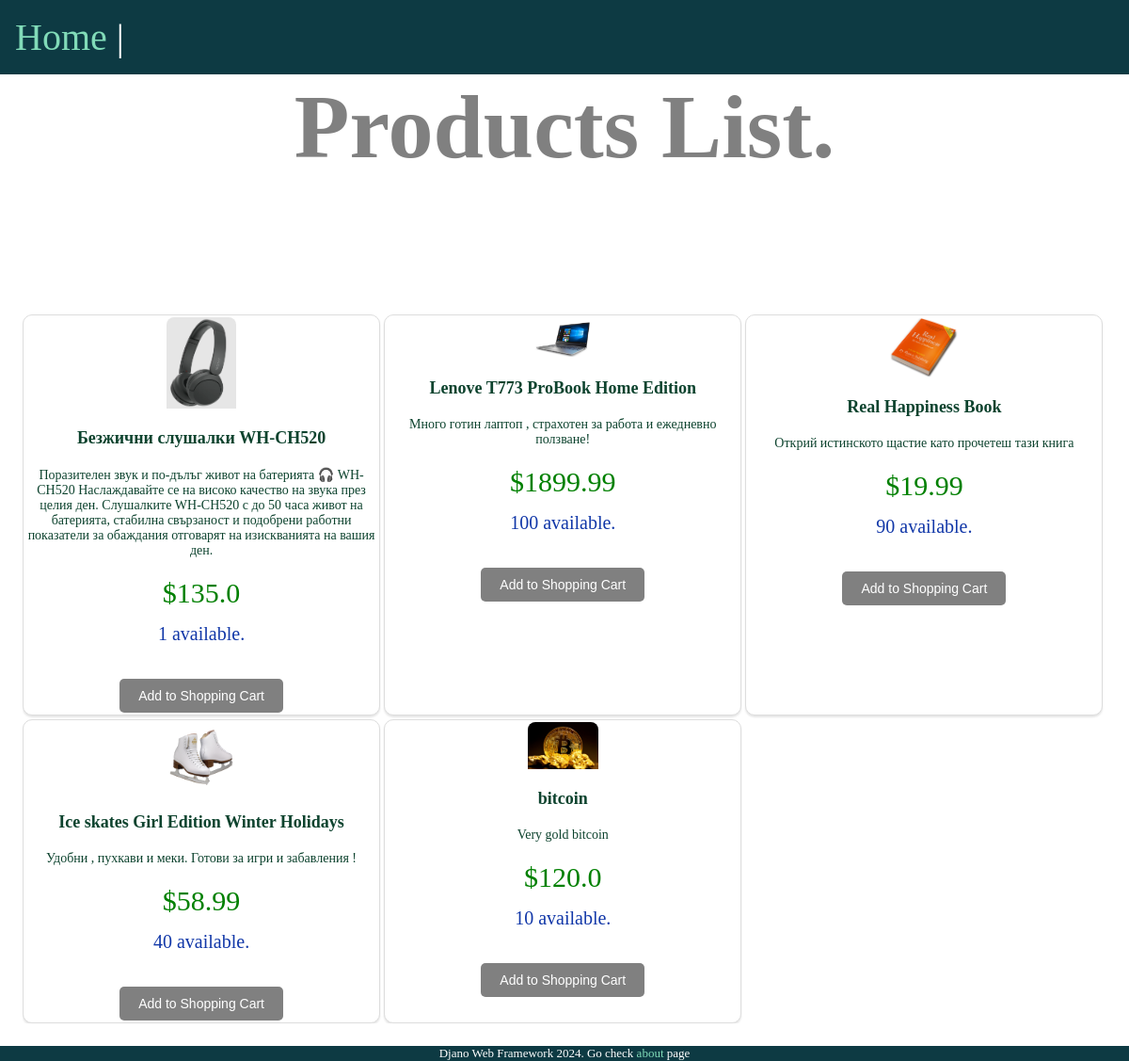
Screenshot of /products/ with the database file from the repository.
### products/models.py (models this page shows, shortened)
class Product(models.Model):
    title = models.CharField(max_length=75)
    description = models.TextField()
    price = models.FloatField()
    quantity = models.IntegerField()
    img = models.ImageField(upload_to='images/')

### products/views.py (the view)
# urls.py: path('',views.products_list,name='list'),
def products_list(request):
    products = Product.objects.filter(quantity__gt=0).all()
    return render(request, "products/products_list.html", {"products": products})

### products/templates/products/products_list.html (shortened to what this page needs)
{% extends 'layout.html' %}
{% block content %}
<h1>Products List.</h1>
<div class="product-grid">
    {% for product in products %}
    <form class="product-card" action="/accounts/shopping-cart/" method="post">
        <div>
            <img src="{{product.img.url}}" alt="{{product.title}}">
            <div class="product-title">{{product.title}}</div>
            <div class="product-description">{{product.description}}</div>
            <div class="product-price">${{product.price}}</div>
            <div class="product-quantity">{{product.quantity}} available.</div>
            <button class="add-to-cart-btn">Add to Shopping Cart</button>
        </div>
    </form>
    {% endfor %}
</div>
{% endblock %}

### templates/layout.html (shortened to what this page needs)
<!DOCTYPE html>
{% load static %}
<html lang="en">
<head>
    <link rel="stylesheet" href="{% static 'css/style.css' %}">
</head>
<body>
    <nav>
        <a href="/">Home</a> |
    </nav>
    <main>
        {% block content %}
        {% endblock %}
    </main>
    <footer>
         <div>
            Djano Web Framework 2024. Go check<a href="/about"> about </a>page
         </div>
    </footer>
</body>
</html>

### static/css/style.css (style rules this page uses)
* { margin: 0; padding: 0; box-sizing: border-box; }
footer { background-color: #0d3a43; text-align: center; font-size: small; color: white; }
body { min-height: 100vh; background-color: rgb(255, 255, 255); color: gray; font-size: 3rem; display: flex; flex-flow: column; }
nav { padding: 1rem; background-color: #0d3a43; color: white; font-size: 2.5rem; }
main { flex-grow: 1; display: grid; place-content: center; }
h1, p,#continue-shopping-link { text-align: center; margin-bottom: 10%; }
a { text-decoration: none; color: #81dbb8; }
.product-grid { display: flex; gap: 4px; margin: 2%; overflow-y:scroll; flex-direction: row; flex-wrap: wrap; }
.product-card { display: inline-block; background-color: white; border: 1px solid #ddd; border-radius: 10px; justify-content: space-between; padding: 2px; box-shadow: 0 2px 2px rgba(0, 0, 0, 0.1); text-align: center; transition: transform 0.3s ease; max-width: 33%; }
.product-card * { color: #0d432e; }
.product-card img { max-width: 20%; border-radius: 8px 8px 0 0; }
.product-title { font-size: 18px; font-weight: bold; margin: 10px 0; }
.product-description { font-size: 14px; font-weight: normal; margin: 20px 0; }
.product-price { font-size: 30px; color: green; margin-top: 10px; margin-bottom: 15px; }
.product-quantity { font-size: 20px; color: #1137a8; margin-top: 10px; margin-bottom: 15px; }
.add-to-cart-btn { padding: 10px 20px; background-color: gray; color: white; border: none; border-radius: 5px; cursor: pointer; font-size: 14px; transition: background-color 0.3s ease; }

### rows the page displays
Product: img (picture), title "Безжични слушалки WH-CH520", description "Поразителен звук и по-дълъг живот на батерията 🎧 WH-CH520 Наслаждавайте се на високо качество на звука през целия ден. Слушалките WH-CH520 с до 50 часа живот на батерията, стабилна свързаност и подобрени работни показатели за обаждания отговарят на изискванията на вашия ден.", price "135.0", quantity "1"
Product: img (picture), title "Lenove T773 ProBook Home Edition", description "Много готин лаптоп , страхотен за работа и ежедневно ползване!", price "1899.99", quantity "100"
Product: img (picture), title "Real Happiness Book", description "Открий истинското щастие като прочетеш тази книга", price "19.99", quantity "90"
Product: img (picture), title "Ice skates Girl Edition Winter Holidays", description "Удобни , пухкави и меки. Готови за игри и забавления !", price "58.99", quantity "40"
Product: img (picture), title "bitcoin", description "Very gold bitcoin", price "120.0", quantity "10"
